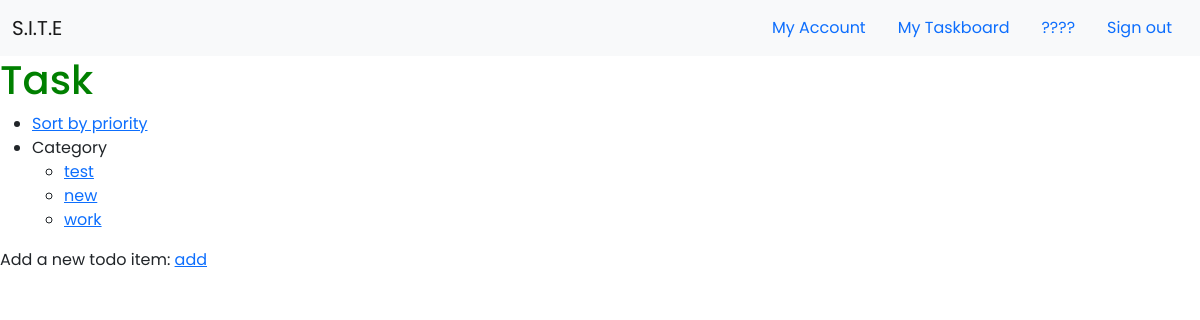
The app's page /taskboard (signed in), older data.
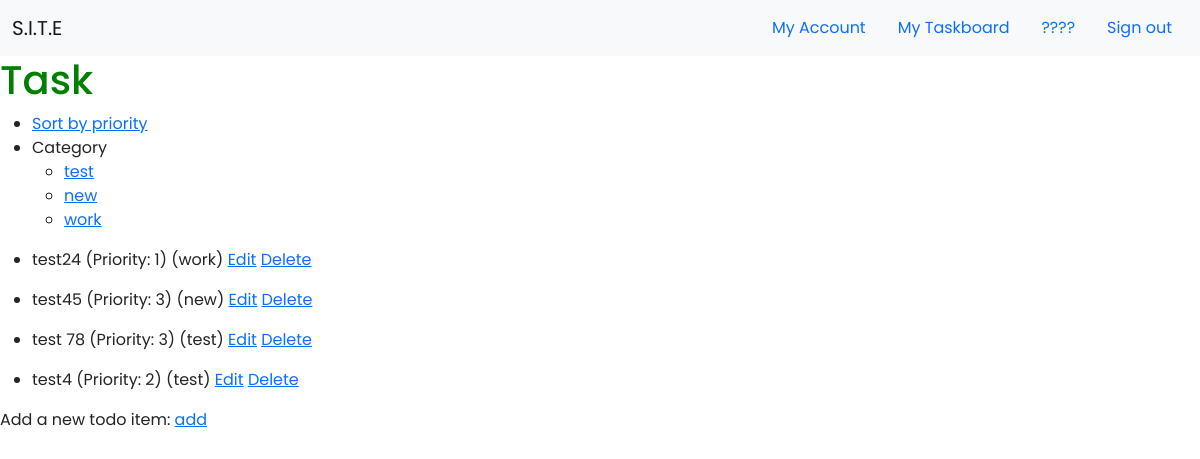
The same page, newer data.
### app/models.py (models this page shows, shortened)
class Category(db.Model):
    id = db.Column(db.Integer, primary_key=True)
    category = db.Column(db.String(30), unique=True, nullable=False)

class Task(db.Model):
    id = db.Column(db.Integer, primary_key=True)
    content = db.Column(db.String, unique=False, nullable=False)
    complete = db.Column(db.Boolean, default=False)
    priority = db.Column(db.Integer, nullable=False)
    category_id = db.Column(db.Integer, db.ForeignKey('category.id'), nullable=False)
    category = db.relationship('Category', backref=db.backref('categories', lazy=True))
    user_id = db.Column(db.Integer, db.ForeignKey('user.id'))

### app/routes.py (the view)
@app.route('/taskboard',methods=['GET', 'POST'])
def taskboard():
    user = User.query.filter_by(username=current_user.username).first()
    tasks = Task.query.filter_by(user_id=user.id).all()
    categories = Category.query.all()
    return render_template('taskboard.html', tasks=tasks, categories=categories)

### app/models.py (called while the page is built)
@login.user_loader
def load_user(id):
    return User.query.get(int(id))

### app/templates/taskboard.html
{% extends "base.html" %}
{% block content %}
    {% if current_user.is_authenticated %}
    <link rel="stylesheet" type="text/css" href="{{ url_for('static', filename='css/taskboard.css') }}">
            <div>
                <h1>Task</h1>
                <nav>
                    <ul>
                        <li><a href="/priority">Sort by priority</a></li>
                        <li>Category
                            <ul>
                                {% for category in categories %}
                                <li><a href="/category/{{category.id}}">{{category.category}}</a></li>
                                {% endfor %}
                        </li>
                    </ul>
                </nav>
                {% for task in tasks %}
                <ul>
                <li>
                    {{ task.content }} (Priority: {{task.priority}}) ({{task.category.category}}) <a href= "/edittask/{{task.id}}">Edit</a>  <a href= "/delete/{{task.id}}"> Delete</a>
                </li>
                </ul>
                {% endfor %}
                <div>Add a new todo item:
                <a href="/addtask"> add</a>
                </div>
            </div>
    {% endif %}
{% endblock %}

### app/templates/base.html (shortened to what this page needs)
<!doctype html>
<html lang="en">
    <head>
        <link href="https://cdn.jsdelivr.net/npm/bootstrap@5.0.0-beta3/dist/css/bootstrap.min.css" rel="stylesheet">
        <link rel="stylesheet" type="text/css" href="{{ url_for('static', filename='css/style.css') }}">
    </head>
    <body>
        <nav class="navbar navbar-expand-lg navbar-light bg-light">
            <div class="container-fluid">
              <a class="navbar-brand" href="#">S.I.T.E</a>
              <ul class="nav justify-content-end">
                <li class="nav-item">
                  {% if current_user.is_authenticated %}
                  <a class="nav-link active" aria-current="page" href="/profile">My Account</a>
                  {% endif %}
                </li>
                <li class="nav-item">
                  {% if current_user.is_authenticated %}
                  <a class="nav-link" href="/taskboard">My Taskboard</a>
                  {% endif %}
                </li>
                <li class="nav-item">
                  {% if current_user.is_authenticated %}
                  <a class="nav-link" href="#">????</a>
                  {% endif %}
                </li>
                <li class="nav-item">
                  {% if current_user.is_authenticated %}
                  <a class="nav-link" href="/logout">Sign out</a>
                  {% endif %}
                </li>
              </ul>
              </div>
          </nav>
        {% block content %}{% endblock %}
    </body>
</html>

### app/static/css/style.css (style rules this page uses)
* { font-family: 'Poppins', sans-serif; margin: 0; padding: 0; }
h1 { color: green; }

Row changes from the older to the newer data that the page shows:
added Task: content "test24", priority "1", category.category "work"
added Task: content "test45", priority "3", category.category "new"
added Task: content "test 78", priority "3", category.category "test"
added Task: content "test4", priority "2", category.category "test"
